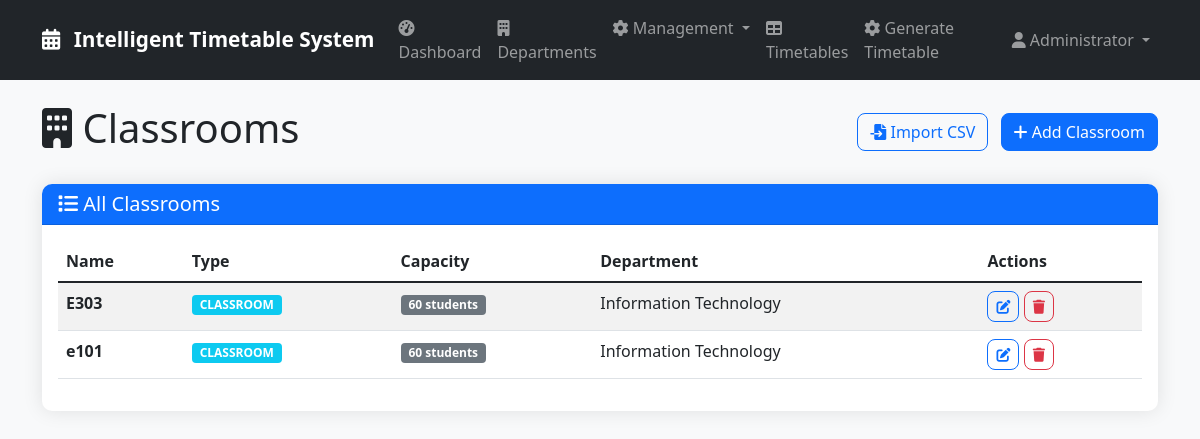
The app's page /classrooms (signed in), older data.
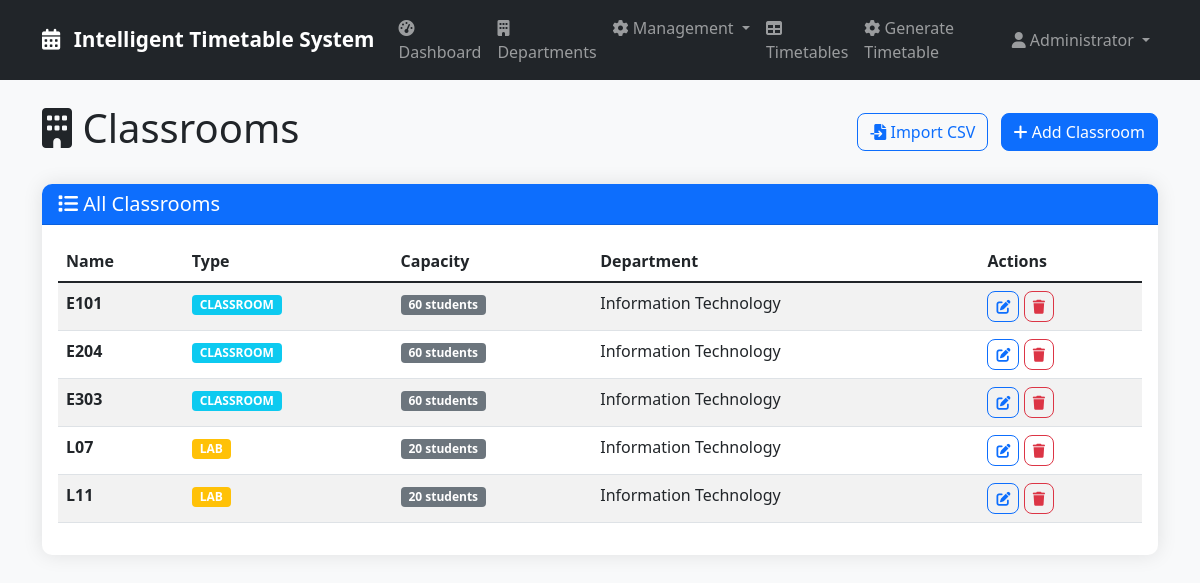
The same page, newer data.
### tables this page shows
CREATE TABLE classrooms (
            id INTEGER PRIMARY KEY AUTOINCREMENT,
            name TEXT NOT NULL,
            capacity INTEGER,
            type TEXT DEFAULT 'CLASSROOM',
            department_id INTEGER,
            created_at DATETIME DEFAULT CURRENT_TIMESTAMP,
            FOREIGN KEY (department_id) REFERENCES departments (id)
        );

CREATE TABLE departments (
            id INTEGER PRIMARY KEY AUTOINCREMENT,
            name TEXT NOT NULL,
            code TEXT UNIQUE NOT NULL,
            created_at DATETIME DEFAULT CURRENT_TIMESTAMP
        );

### app.py (the view)
@app.route('/classrooms')
@login_required
def classrooms():
    conn = sqlite3.connect('timetable.db')
    conn.row_factory = sqlite3.Row
    cursor = conn.cursor()
    cursor.execute('''
        SELECT c.*, d.name as department_name
        FROM classrooms c
        LEFT JOIN departments d ON c.department_id = d.id
        ORDER BY c.name
    ''')
    classrooms = cursor.fetchall()
    cursor.execute('SELECT * FROM departments ORDER BY name')
    departments = cursor.fetchall()
    conn.close()
    return render_template('classrooms.html', classrooms=classrooms, departments=departments)

### app.py (called while the page is built)
def login_required(f):
    @wraps(f)
    def decorated_function(*args, **kwargs):
        if 'user_id' not in session:
            flash('Please log in to access this page.', 'error')
            return redirect(url_for('login'))
        return f(*args, **kwargs)
    return decorated_function

@app.context_processor
def utility_processor():
    return dict(get_faculty_subjects=get_faculty_subjects)

### templates/classrooms.html (shortened to what this page needs)
{% extends "base.html" %}
{% block content %}
<div class="d-flex justify-content-between align-items-center mb-4">
    <h1><i class="fas fa-building"></i> Classrooms</h1>
    {% if session.role == 'admin' %}
    <div>
        <a href="{{ url_for('upload_csv') }}" class="btn btn-outline-primary me-2">
            <i class="fas fa-file-import"></i> Import CSV
        </a>
        <button class="btn btn-primary" data-bs-toggle="modal" data-bs-target="#addClassroomModal">
            <i class="fas fa-plus"></i> Add Classroom
        </button>
    </div>
    {% endif %}
</div>
<div class="card">
    <div class="card-header bg-primary text-white">
        <h5 class="mb-0"><i class="fas fa-list"></i> All Classrooms</h5>
    </div>
    <div class="card-body">
        {% if classrooms %}
        <div class="table-responsive">
            <table class="table table-striped table-hover">
                <thead>
                    <tr>
                        <th>Name</th>
                        <th>Type</th>
                        <th>Capacity</th>
                        <th>Department</th>
                        {% if session.role == 'admin' %}
                        <th>Actions</th>
                        {% endif %}
                    </tr>
                </thead>
                <tbody>
                    {% for room in classrooms %}
                    <tr>
                        <td class="fw-bold">{{ room.name }}</td>
                        <td>
                            <span class="badge bg-{{ 'info' if room.type == 'CLASSROOM' else 'warning' if room.type == 'LAB' else 'success' }}">
                                {{ room.type }}
                            </span>
                        </td>
                        <td>
                            <span class="badge bg-secondary">{{ room.capacity }} students</span>
                        </td>
                        <td>{{ room.department_name or 'N/A' }}</td>
                        {% if session.role == 'admin' %}
                        <td>
                            <button class="btn btn-sm btn-outline-primary" data-bs-toggle="modal"
                                    data-bs-target="#editClassroomModal"
                                    data-id="{{ room.id }}"
                                    data-name="{{ room.name }}"
                                    data-type="{{ room.type }}"
                                    data-capacity="{{ room.capacity }}"
                                    data-dept="{{ room.department_id }}">
                                <i class="fas fa-edit"></i>
                            </button>
                            <button class="btn btn-sm btn-outline-danger" data-bs-toggle="modal"
                                    data-bs-target="#deleteClassroomModal"
                                    data-id="{{ room.id }}"
                                    data-name="{{ room.name }}">
                                <i class="fas fa-trash"></i>
                            </button>
                        </td>
                        {% endif %}
                    </tr>
                    {% endfor %}
                </tbody>
            </table>
        </div>
        {% else %}
        <div class="alert alert-info">
            <i class="fas fa-info-circle"></i> No classrooms found. Add some classrooms to get started.
        </div>
        {% endif %}
    </div>
</div>
{% endblock %}

Row changes from the older to the newer data that the page shows:
removed classrooms: name "e101", type "CLASSROOM", capacity "60", name "Information Technology"
added classrooms: name "E101", type "CLASSROOM", capacity "60", name "Information Technology"
added classrooms: name "E204", type "CLASSROOM", capacity "60", name "Information Technology"
added classrooms: name "L07", type "LAB", capacity "20", name "Information Technology"
added classrooms: name "L11", type "LAB", capacity "20", name "Information Technology"
